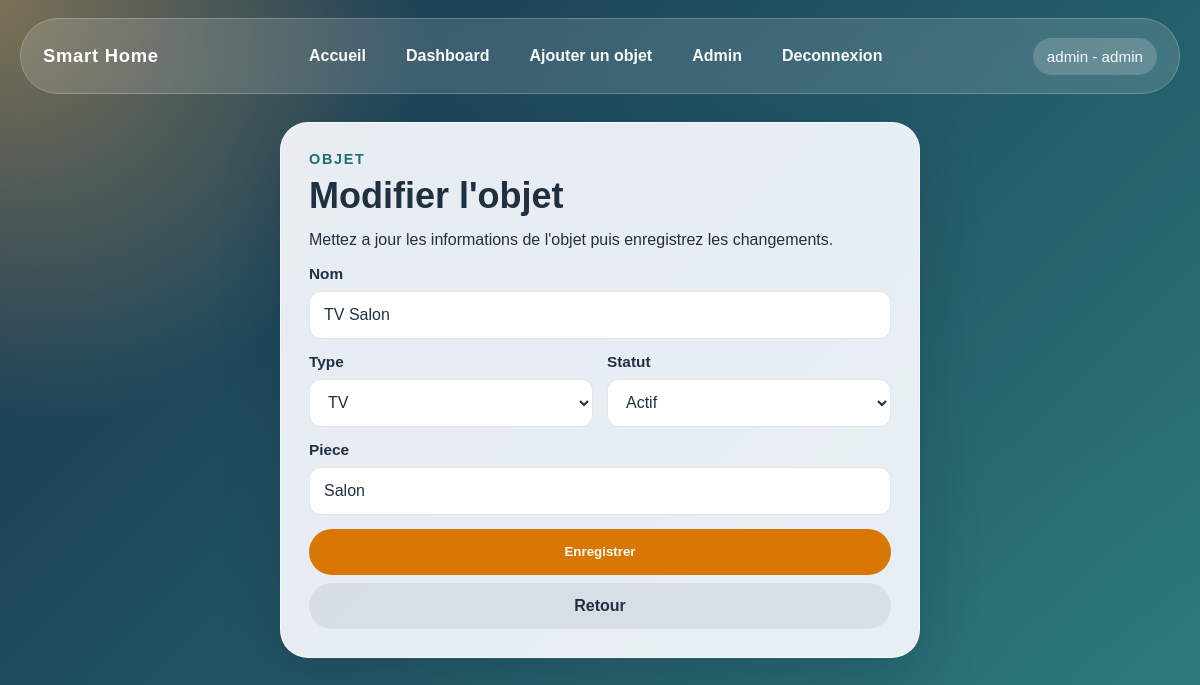
Before: /admin/edit-device/5 (signed in) with the older database file.
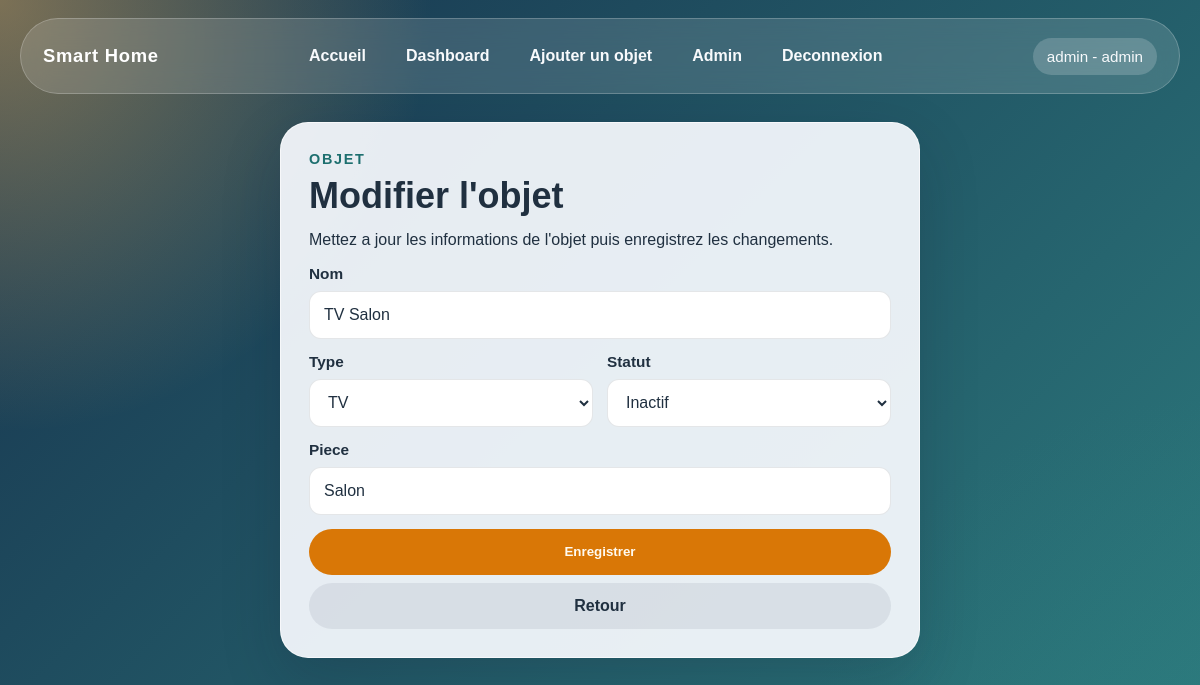
After: the same page with the newer database file.
### tables this page shows
CREATE TABLE objects (
        id INTEGER PRIMARY KEY AUTOINCREMENT,
        name TEXT NOT NULL,
        type TEXT NOT NULL,
        status TEXT NOT NULL DEFAULT 'actif',
        temperature REAL,
        room TEXT NOT NULL
    );

### app.py (the view, shortened to what this page needs)
@app.route("/edit_object/<int:object_id>", methods=["GET", "POST"])
@app.route("/admin/edit-device/<int:object_id>", methods=["GET", "POST"])
@login_required
def edit_object(object_id):
    conn = get_db_connection()
    try:
        object_data = fetch_object_by_id(conn, object_id)
        if not object_data:
            flash("Objet introuvable.", "error")
            return redirect(url_for("dashboard"))
        object_types = get_available_object_types(conn, object_data["type"])
    finally:
        conn.close()
    return render_template(
        "edit_object.html",
        object_data=object_data,
        object_types=object_types,
    )

### app.py (called while the page is built)
def get_db_connection():
    conn = sqlite3.connect(DATABASE)
    conn.row_factory = sqlite3.Row
    return conn

def normalize_text(value):
    normalized = unicodedata.normalize("NFKD", str(value or ""))
    without_accents = "".join(
        char for char in normalized if not unicodedata.combining(char)
    )
    return without_accents.lower().strip()

def normalize_status_value(value):
    token = normalize_text(value)
    if token in {"1", "true", "actif", "on", "active"}:
        return "actif"
    return "inactif"

def type_label(value):
    if not value:
        return "Objet"
    return TYPE_LABELS.get(value, value.replace("_", " ").title())

def serialize_object(row):
    temperature = row["temperature"]
    if temperature in ("", None):
        parsed_temperature = None
    else:
        try:
            parsed_temperature = float(temperature)
        except (TypeError, ValueError):
            parsed_temperature = None
    return {
        "id": row["id"],
        "name": row["name"],
        "type": row["type"],
        "status": normalize_status_value(row["status"]),
        "temperature": parsed_temperature,
        "room": row["room"],
    }

### templates/edit_object.html (shortened to what this page needs)
{% extends "base.html" %}
{% block content %}
<section class="form-layout">
    <div class="panel form-panel">
        <p class="eyebrow">Objet</p>
        <h1>Modifier l'objet</h1>
        <p>Mettez a jour les informations de l'objet puis enregistrez les changements.</p>
        <form method="POST" class="form-grid">
            <div class="field field-full">
                <label for="name">Nom</label>
                <input
                    id="name"
                    name="name"
                    type="text"
                    value="{{ object_data.name }}"
                    required
                >
            </div>
            <div class="field">
                <label for="type">Type</label>
                <select id="type" name="type" required>
                    {% for object_type in object_types %}
                        <option value="{{ object_type }}" {% if object_data.type == object_type %}selected{% endif %}>
                            {{ object_type|type_label }}
                        </option>
                    {% endfor %}
                </select>
            </div>
            <div class="field">
                <label for="status">Statut</label>
                <select id="status" name="status" required>
                    <option value="actif" {% if object_data.status == 'actif' %}selected{% endif %}>Actif</option>
                    <option value="inactif" {% if object_data.status == 'inactif' %}selected{% endif %}>Inactif</option>
                </select>
            </div>
            <div class="field field-full">
                <label for="room">Piece</label>
                <input
                    id="room"
                    name="room"
                    type="text"
                    value="{{ object_data.room }}"
                    required
                >
            </div>
            <div class="field field-full button-row">
                <button type="submit" class="btn btn-primary">Enregistrer</button>
                <a href="{{ url_for('dashboard') }}" class="btn btn-ghost">Retour</a>
            </div>
        </form>
    </div>
</section>
{% endblock %}

Changed rows visible on the page:
changed objects "TV Salon": status "Actif" → "Inactif"
